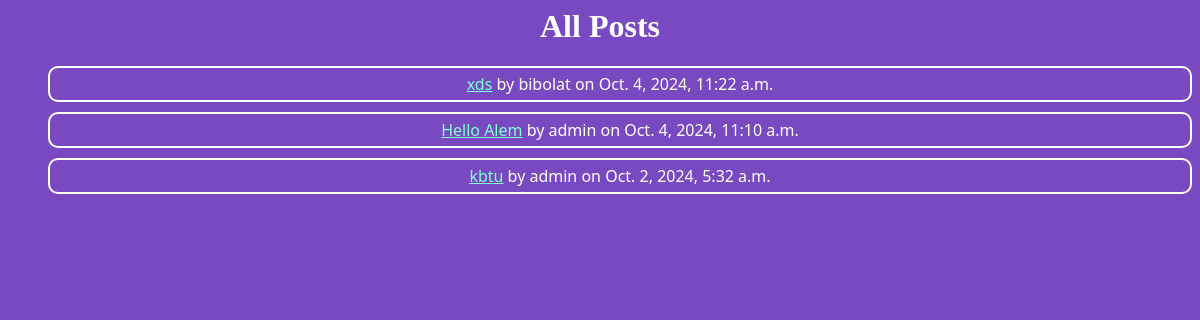
/blog/, run on an earlier commit of the app's database.
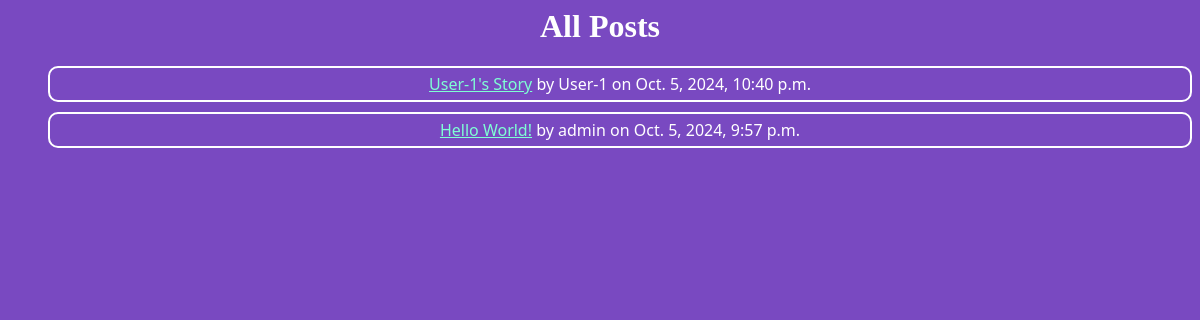
And on a later commit of the database.
### blog/models.py (models this page shows, shortened)
class Post(models.Model):
    title = models.CharField(max_length=200)
    content = models.TextField()
    created_at = models.DateTimeField(auto_now_add=True)
    author = models.ForeignKey(User, on_delete=models.CASCADE)

### blog/views.py (the view)
# urls.py: path('', views.PostListView.as_view(), name='post_list'),
class PostListView(ListView):
    model = Post
    template_name = 'blog/post_list.html'
    context_object_name = 'posts'
    ordering = ['-created_at']

### blog/templates/blog/post_list.html (shortened to what this page needs)
<h1>All Posts</h1>
<ul>
    {% for post in posts %}
            <div class="post-item">
                <a href="{% url 'post_detail' post.pk %}">{{ post.title }}</a>
                by {{ post.author.username }} on {{ post.created_at }}
            </div>
    {% endfor %}
</ul>

### blog/templates/blog/post_list.html (style rules this page uses)
.post-item { padding: 5px; margin-top: 10px; border: 2px solid; border-radius: 10px; font-family: system-ui, -apple-system, BlinkMacSystemFont, 'Segoe UI', Roboto, Oxygen, Ubuntu, Cantarell, 'Open Sans', 'Helvetica Neue', sans-serif; }
a { color: aquamarine; }

What changed in the data, as far as the page shows it:
removed Post: title "xds", author.username "bibolat", created_at "Oct. 4, 2024, 11:22 a.m."
removed Post: title "Hello Alem", author.username "admin", created_at "Oct. 4, 2024, 11:10 a.m."
removed Post: title "kbtu", author.username "admin", created_at "Oct. 2, 2024, 5:32 a.m."
added Post: title "User-1's Story", author.username "User-1", created_at "Oct. 5, 2024, 10:40 p.m."
added Post: title "Hello World!", author.username "admin", created_at "Oct. 5, 2024, 9:57 p.m."
